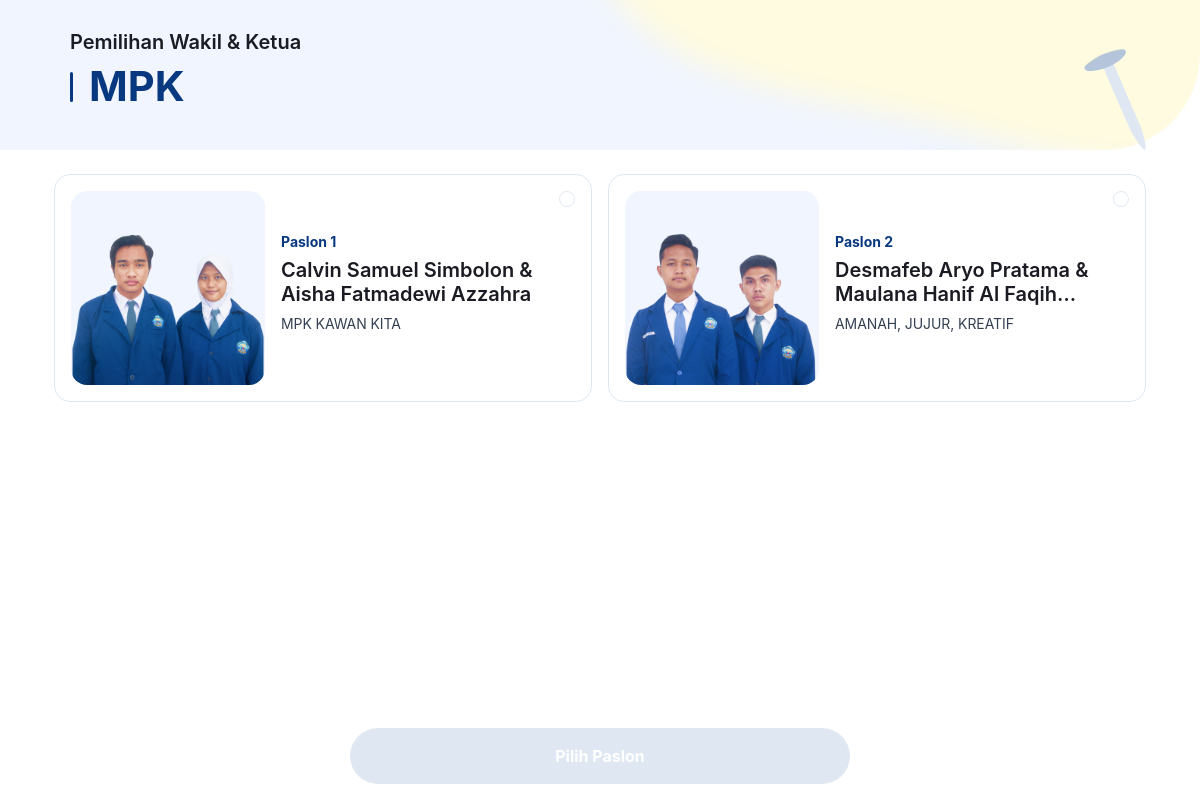
/mpk/index.php (signed in), run on the app's committed database.
### tables this page shows
CREATE TABLE `data_mpk` (
  `id` int(11) NOT NULL,
  `nm_paslon_ketua` varchar(50) NOT NULL,
  `nm_paslon_wakil` varchar(50) NOT NULL,
  `gambar` varchar(100) NOT NULL,
  `no_urut` int(1) NOT NULL,
  `slogan` varchar(100) NOT NULL
);

### mpk/index.php (the view, shortened to what this page needs)
<?php
require_once __DIR__ . "/../koneksi.php";
?>
<!DOCTYPE html>
<html lang="en">
   <head>
      <link href="../styles.css" rel="stylesheet" />
   </head>
   <body>
      <form action="" method="post">
      <div class="container-fluid header">
         <div class="container px-3" style="height: 100%">
            <div class="row d-flex" style="height: 100%">
               <div class="col-7 col-lg-5 d-flex p-0">
                  <div class="align-self-center">
                     <h2 class="display-4 fw-medium ps-2">
                        Pemilihan Wakil & Ketua
                     </h2>
                     <div class="d-flex ps-2">
                        <div class="p-0 align-self-center">
                           <img
                              class="img-fluid custom-devider-vertical mb-1"
                              src="../assets/Devider_vertical_1.svg"
                              max-width="10px"
                           />
                        </div>
                        <h1
                           class="
                              display-1
                              fw-bold
                              custom-heading-primarycolor
                              ps-2
                           "
                        >
                           MPK
                        </h1>
                     </div>
                  </div>
               </div>
               <div
                  class="col-5 col-lg-7 pt-5 p-0 d-flex justify-content-end"
                  style="height: 100%"
               >
                  <img
                     class="img-fluid custom-grafis-7"
                     src="../assets/grafis_7.svg"
                  />
               </div>
            </div>
         </div>
      </div>
            <div class="container mt-3 px-3 pb-7">
               <div id="input" class="row gap-2 justify-content-lg-around">
                  <?php
                        $data_mpk = mysqli_query($koneksi,"SELECT * FROM data_mpk");
                        while($d = mysqli_fetch_array($data_mpk)){
                  ?>
                  <div class="col-lg p-0">
                     <label class="card">
                        <input class="radio" type="radio" required="required" name="nomor_paslon" value="<?= $d['no_urut']; ?>" />
                        <span class="row p-2 m-0 gap-2 plan-details">
                           <div class="col p-0">
                              <img
                                 class="img-fluid img-paslon"
                                 style="height: 100%; border-radius: 16px"
                                 src="<?= "foto/" . $d["gambar"] ?>"
                              />
                           </div>
                           <div
                              class="
                                 col-7
                                 p-0
                                 flex-sm-grow-1 flex-lg-grow-0
                                 align-self-center
                              "
                           >
                              <h6 class="display-6 fw-bold mt-1">Paslon <?= $d['no_urut']; ?></h6>
                              <h4 class="display-4 max-line fw-medium mt-1">
                                 <?= $d['nm_paslon_ketua']; ?> & <?= $d['nm_paslon_wakil']; ?>
                              </h4>
                              <p class="lead-2 max-line">
                                 <?= $d['slogan']; ?>
                              </p>
                           </div>
                        </span>
                     </label>
                  </div>
                  <?php } ?>
               </div>
            </div>
            <div
               class="container d-md-flex justify-content-center footer py-2 px-3"
               style="background-color: white"
            >
               <div class="d-grid footer-button align-self-center gap-2">
                  <button
                     id="choose"
                     class="btn btn-primary py-2 btn-footer"
                     type="button"
                     data-bs-toggle="modal"
                     data-bs-target="#modal"
                     value="Pilih Paslon"
                     disabled
                  >
                     Pilih Paslon <?= $d['no_urut']; ?>
                  </button>
               </div>
            </div>
      </form>
   </body>
</html>

### mpk/index.php (style rules this page uses)
.header { background: url(../assets/background_3_S.png) no-repeat; background-size: 100% 100%; background-size: cover; border-end-end-radius: 6rem; border-end-start-radius: 0rem; height: 17.5vh !important; min-height: 150px; }
@media screen and (min-width: 768px) { .header { background: url(../assets/background_3.png) no-repeat; background-size: 100% 100%; background-size: cover; } }
.img-paslon { object-fit: cover; aspect-ratio: 1 /1; }
.footer { position: fixed; bottom: 0px; width: 100%; left: 0; right: 0; }
.btn-footer { max-width: 500px; }
@media (min-width: 768px) { .btn-footer { width: 100vw; } }

### data on the page
data_mpk: gambar (picture), no_urut "1", nm_paslon_ketua "Calvin Samuel Simbolon", nm_paslon_wakil "Aisha Fatmadewi Azzahra", slogan "MPK KAWAN KITA"
data_mpk: gambar (picture), no_urut "2", nm_paslon_ketua "Desmafeb Aryo Pratama", nm_paslon_wakil "Maulana Hanif Al…", slogan "AMANAH, JUJUR, KREATIF"
